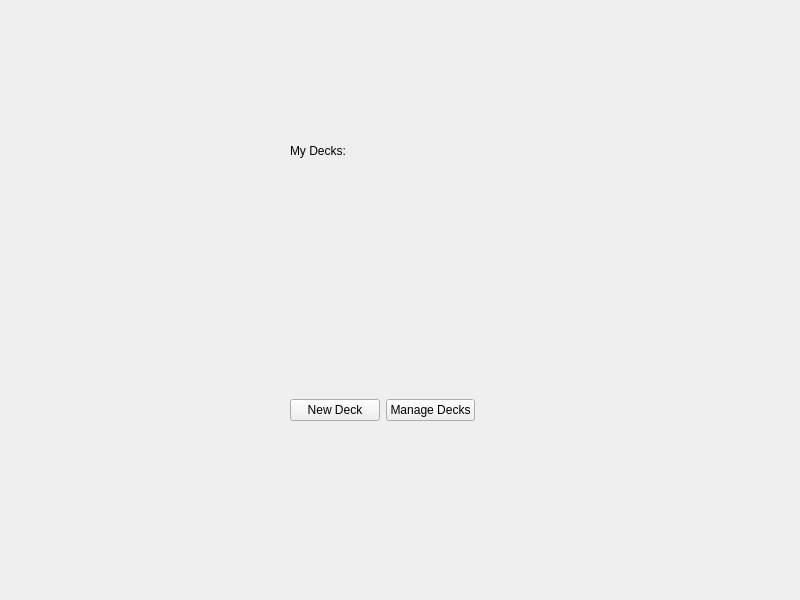
<?xml version="1.0" encoding="UTF-8"?>
<ui version="4.0">
 <class>DeckListWidget</class>
 <widget class="QWidget" name="DeckListWidget">
  <property name="geometry">
   <rect>
    <x>0</x>
    <y>0</y>
    <width>800</width>
    <height>600</height>
   </rect>
  </property>
  <property name="windowTitle">
   <string>Form</string>
  </property>
  <widget class="QLabel" name="myDecksLabel">
   <property name="geometry">
    <rect>
     <x>290</x>
     <y>140</y>
     <width>71</width>
     <height>21</height>
    </rect>
   </property>
   <property name="minimumSize">
    <size>
     <width>0</width>
     <height>0</height>
    </size>
   </property>
   <property name="text">
    <string>My Decks:</string>
   </property>
  </widget>
  <widget class="QWidget" name="horizontalLayoutWidget">
   <property name="geometry">
    <rect>
     <x>290</x>
     <y>390</y>
     <width>185</width>
     <height>41</height>
    </rect>
   </property>
   <layout class="QHBoxLayout" name="horizontalLayout">
    <item>
     <widget class="QPushButton" name="newDeckButton">
      <property name="text">
       <string>New Deck</string>
      </property>
     </widget>
    </item>
    <item>
     <widget class="QPushButton" name="manageDecksButon">
      <property name="text">
       <string>Manage Decks</string>
      </property>
     </widget>
    </item>
   </layout>
  </widget>
  <widget class="QWidget" name="verticalLayoutWidget">
   <property name="geometry">
    <rect>
     <x>290</x>
     <y>160</y>
     <width>158</width>
     <height>221</height>
    </rect>
   </property>
   <layout class="QVBoxLayout" name="decksVBox"/>
  </widget>
 </widget>
 <resources/>
 <connections/>
</ui>
